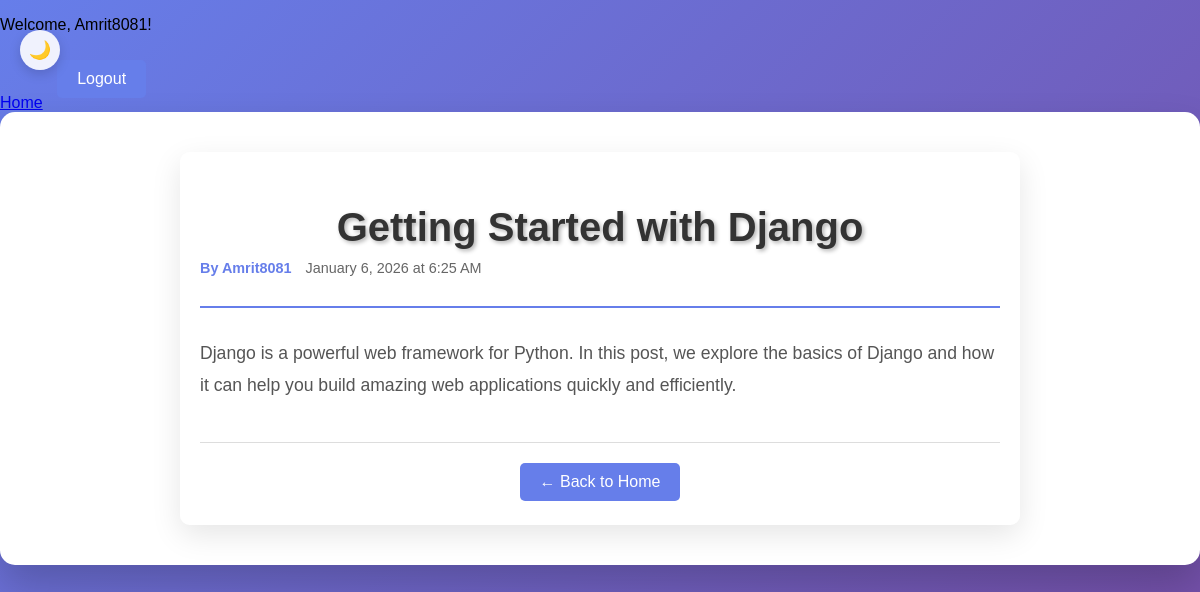
Page /post/2/ (signed in) on the committed database.
### core/models.py (models this page shows, shortened)
class Post(models.Model):
    title = models.CharField(max_length=200)
    content = models.TextField()
    author = models.ForeignKey(User, on_delete=models.CASCADE)
    created_at = models.DateTimeField(auto_now_add=True)
    image1 = models.ImageField(upload_to='post_images/', blank=True, null=True)
    image2 = models.ImageField(upload_to='post_images/', blank=True, null=True)
    image3 = models.ImageField(upload_to='post_images/', blank=True, null=True)
    image4 = models.ImageField(upload_to='post_images/', blank=True, null=True)
    image5 = models.ImageField(upload_to='post_images/', blank=True, null=True)

### core/views.py (the view)
# urls.py: path('post/<int:pk>/', views.post_detail, name='post_detail'),
@login_required
def post_detail(request, pk):
 post = get_object_or_404(Post, pk=pk)
 return render(request, 'post_detail.html', {'post': post})

### templates/post_detail.html (shortened to what this page needs)
{% extends 'base.html' %}
{% block content %}
<article class="post-detail">
    <header class="post-header">
        <h1>{{ post.title }}</h1>
        <div class="post-meta">
            <span class="author">By {{ post.author.username }}</span>
            <span class="date">{{ post.created_at|date:"F j, Y \a\t g:i A" }}</span>
        </div>
    </header>
    <div class="post-content">
        <p>{{ post.content|linebreaks }}</p>
    </div>
    <footer class="post-footer">
        <a href="{% url 'home' %}" class="btn btn-secondary">← Back to Home</a>
    </footer>
</article>
{% endblock %}

### templates/base.html (shortened to what this page needs)
{% load static %}
<!DOCTYPE html>
<html lang="en">
<head>
    <link rel="stylesheet" href="{% static 'css/style.css' %}">
</head>
<body{% if request.resolver_match.url_name == 'login' %} class="login-page"{% endif %}>
<button class="theme-toggle" id="theme-toggle" aria-label="Toggle theme">🌙</button>
<header>
    <nav role="navigation" aria-label="Main navigation">
        {% if user.is_authenticated %}
            <p>Welcome, {{ user.username }}!</p>
            <a href="{% url 'home' %}">Home</a>
            <a href="{% url 'logout' %}">Logout</a>
        {% elif request.resolver_match.url_name != 'login' and request.resolver_match.url_name != 'register' %}
            <a href="{% url 'login' %}">Login</a>
            <a href="{% url 'register' %}">Register</a>
        {% endif %}
    </nav>
</header>
<main class="container" role="main">
    {% block content %}{% endblock %}
</main>
</body>
</html>

### static/css/style.css (style rules this page uses)
body { margin:0; padding:0; font-family:Arial; background:linear-gradient(135deg,#667eea,#764ba2); animation: backgroundShift 10s ease-in-out infinite; min-height:100vh; }
.container { background:white; padding:40px; border-radius:15px; box-shadow:0 20px 40px rgba(0,0,0,0.2); animation:fade 1s ease, pulse 2s ease-in-out infinite; }
input,button { display:block; width:100%; margin:10px 0; padding:10px; border-radius:10px; border:1px solid #ccc; transition: all 0.3s ease; }
button { background:#667eea; color:white; border:none; cursor:pointer; transition:0.3s; position: relative; overflow: hidden; }
button::before { content: ''; position: absolute; top: 0; left: -100%; width: 100%; height: 100%; background: linear-gradient(90deg, transparent, rgba(255,255,255,0.2), transparent); transition: left 0.5s; }
.theme-toggle { position: fixed; top: 20px; left: 20px; width: 40px; height: 40px; border-radius: 50%; border: none; background: rgba(255, 255, 255, 0.9); color: #333; font-size: 18px; cursor: pointer; display: flex; align-items: center; justify-content: center; box-shadow: 0 4px 12px rgba(0,0,0,0.15); transition: all 0.3s ease; z-index: 1000; }
.post-meta { color: #666; font-size: 0.9em; margin-bottom: 10px; }
h1 { text-align: center; color: white; margin-bottom: 20px; text-shadow: 2px 2px 4px rgba(0,0,0,0.3); animation: textGlow 2s ease-in-out infinite alternate; }
a[href="/logout/"], a[href=" { % url 'create_post' % }
a[href="/logout/"]::before, a[href=" { % url 'create_post' % }

### templates/base.html (style rules this page uses)
body { font-family: 'Segoe UI', Tahoma, Geneva, Verdana, sans-serif; }

### templates/post_detail.html (style rules this page uses)
body { margin: 0; padding: 0; font-family: Arial; background: linear-gradient(135deg, #667eea, #764ba2); animation: backgroundShift 10s ease-in-out infinite; min-height: 100vh; }
.post-detail { max-width: 800px; margin: 0 auto; padding: 20px; background: rgba(255, 255, 255, 0.9); border-radius: 10px; box-shadow: 0 10px 30px rgba(0,0,0,0.1); animation: slideIn 0.5s ease-out; }
.post-header { margin-bottom: 30px; padding-bottom: 20px; border-bottom: 2px solid #667eea; }
.post-header h1 { color: #333; margin-bottom: 10px; font-size: 2.5em; }
.post-meta { color: #666; font-size: 0.9em; }
.post-meta .author { font-weight: bold; color: #667eea; }
.post-meta .date { margin-left: 10px; }
.post-content { line-height: 1.8; color: #555; font-size: 1.1em; }
.post-content p { margin-bottom: 20px; }
.post-footer { margin-top: 40px; padding-top: 20px; border-top: 1px solid #ddd; text-align: center; }
.btn { display: inline-block; padding: 10px 20px; background: #667eea; color: white; text-decoration: none; border-radius: 5px; transition: all 0.3s ease; position: relative; overflow: hidden; }
.btn::before { content: ''; position: absolute; top: 0; left: -100%; width: 100%; height: 100%; background: linear-gradient(90deg, transparent, rgba(255,255,255,0.2), transparent); transition: left 0.5s; }

### rows in the picture
Post: title "Getting Started with Django", author.username "Amrit8081", created_at "January 6, 2026 at 6:25 AM", content "Django is a powerful web framework for Python. In this post, we explore the basics of Django and how it can help you build amazing web applications quickly and efficiently."

### other values in the picture
{{ user.username }} "Amrit8081"
